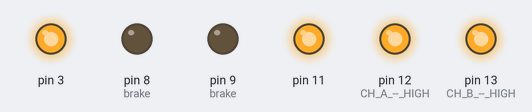
This sketch was run on a simulated Arduino Uno, built with avr-gcc and run on an emulated ATmega328P. Shown: output pins drawn as LEDs (lit = HIGH).

Above: at 0.15 s.
At 129.52 s:
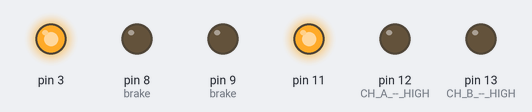
Timing chart, 0 to 129.8 s (numbered marks = the images above):
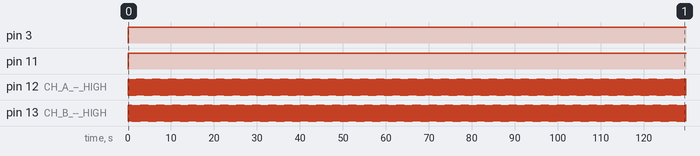

The sketch:

sens_horaire.ino
```cpp
int delaylegnth = 30;


//sens horaire


void setup(){
  pinMode(12, OUTPUT); //CH A -- HIGH = forwards and LOW = backwards???
  pinMode(13, OUTPUT); //CH B -- HIGH = forwards and LOW = backwards???

  //establish motor brake pins
  pinMode(9, OUTPUT); //brake (disable) CH A
  pinMode(8, OUTPUT); //brake (disable) CH B

}


void loop(){
  digitalWrite(12, HIGH);   //Sets direction of CH A
      analogWrite(3, 255);   //Moves CH A

      delay(delaylegnth);


      digitalWrite(13, LOW);   //Sets direction of CH B
      analogWrite(11, 255);   //Moves CH B

      delay(delaylegnth);


      digitalWrite(12, LOW);   //Sets direction of CH A
      analogWrite(3, 255);   //Moves CH A

      delay(delaylegnth);

      digitalWrite(13, HIGH);   //Sets direction of CH B
      analogWrite(11, 255);   //Moves CH B

      delay(delaylegnth);
}
```

Measured:
- by itself, pin 3: LOW → HIGH at 0.00 s
- by itself, pin 11: LOW → HIGH at 0.03 s
- by itself, pin 12 (CH_A_--_HIGH), pin 13 (CH_B_--_HIGH): alternates HIGH for 0.06 s and LOW for 0.06 s
